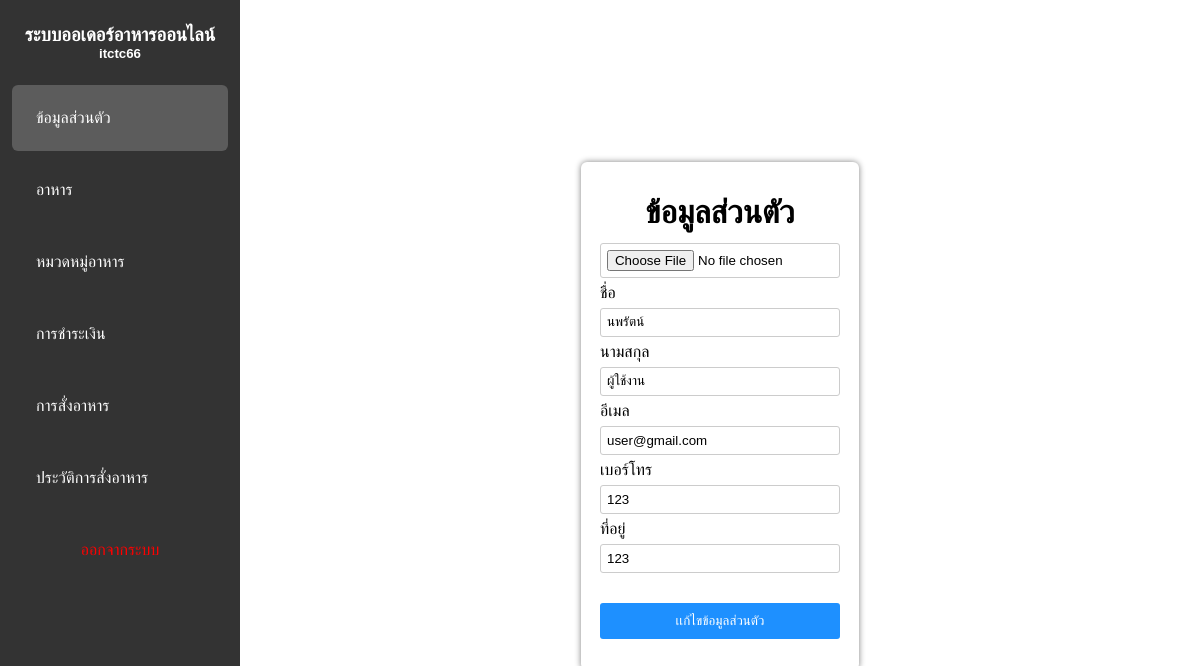
Screenshot of /admin/edit_profile.php (signed in) with the database file from the repository.
### tables this page shows
CREATE TABLE `users` (
  `user_id` int(11) NOT NULL,
  `fname` varchar(100) NOT NULL,
  `lname` varchar(100) NOT NULL,
  `email` varchar(100) NOT NULL,
  `password` varchar(100) NOT NULL,
  `address` varchar(100) NOT NULL,
  `tell` varchar(100) NOT NULL,
  `profile` varchar(100) NOT NULL,
  `status` enum('0','1') NOT NULL,
  `usg_status` enum('user','admin') NOT NULL
);

### config/database.php (called while the page is built, shortened)
<?php
class Database{
    public $host = "localhost";
    public $username = "ball";
    public $password = "123456";
    public $dbname = "p3_food";
    public $db;
    public function dbconnnect(){
        $this->db = new mysqli($this->host, $this->username, $this->password, $this->dbname);
    $this->db->set_charset("utf8mb4");
    }
    public function selectwhere($table, $where){
        $condition = "";
        foreach($where as $key => $value){
            $condition .= $key . " = '" . $value . "' AND ";
        }
        $condition = substr($condition, 0, -5);
        $sql = "SELECT * FROM " . $table . " WHERE " . $condition . " ";
        $result = $this->db->query($sql);
        $list = array();
        while($data = $result->fetch_assoc()){
            $list[] = $data;
        }
        return $list;
    }
}
?>

### config/load.php (called while the page is built, shortened)
<?php
require_once 'database.php';
$db = new Database();
?>

### admin/edit_profile.php (the view, shortened to what this page needs)
<?php
require_once 'header.php';
$where = array(
    'user_id' => $_SESSION['user_id'],
);
$log = $db->selectwhere('users', $where);
foreach($log as $row);
?>
<body>
    <div class="d-center">
        <div class="box-fixed boxset-form">
            <div class="form-style">
            <form enctype="multipart/form-data" method="post">
            <h1>ข้อมูลส่วนตัว</h1>
            <center>
                <input type="file" name="img" >
            </center>
            <p>ชื่อ</p>
            <input type="text" name="fname" required placeholder="ชื่อ" value="<?php echo $row['fname'] ?>">
            <p>นามสกุล</p>
            <input type="text" name="lname" required placeholder="นามสกุล" value="<?php echo $row['lname'] ?>">
            <p>อีเมล</p>
            <input type="email" name="email" required placeholder="อีเมล" value="<?php echo $row['email'] ?>">
            <p>เบอร์โทร</p>
            <input type="text" name="tell" required placeholder="เบอร์โทร" value="<?php echo $row['tell'] ?>">
            <p>ที่อยู่</p>
            <input type="text" name="address" required placeholder="ที่อยู่" value="<?php echo $row['address'] ?>">
            <br>
            <br>
            <button type="submit">
                เเก้ไขข้อมูลส่วนตัว
            </button>
            </form>
            </div>
        </div>
    </div>
</body>
</html>

### config/style.css (style rules this page uses)
* { margin: 0; padding: 0; box-sizing: border-box; font-family: Arial,sans-serif; }
.d-center { display: flex; justify-content: center; align-items: center; height: 100vh; }
.box-fixed { box-shadow: 0px 0px 6px 0px gray; padding: 1.2rem; border-radius: 6px; }
.boxset-form { width: 30%; }
.form-style h1 { margin:12px 0px 12px 0px; text-align: center; }
.form-style p { margin:6px 0px 6px 0px; }
.form-style input { width: 100%; padding: 6px; border: 1px solid #ccc; border-radius: 3px; outline:none; }
.form-style button { display: block; width: 100%; margin:12px 0px 12px 0px; padding:10px 12px; border-radius: 3px; border:none; background-color: dodgerblue; color:white; cursor: pointer; }
h1 { text-align: center; }

### admin/sidebar.php (style rules this page uses)
* { margin: 0; padding: 0; box-sizing:border-box; font-family: Arial,sans-serif; }

### rows the page displays
users: fname "นพรัตน์", lname "ผู้ใช้งาน", email "user@gmail.com", tell "123", address "123"
